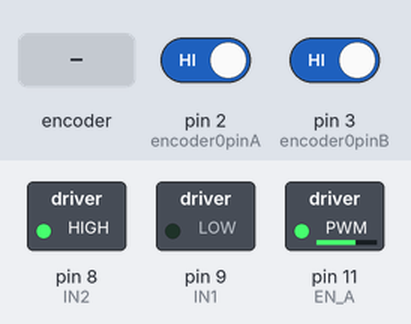
The sketch below on a simulated Arduino Uno, built with avr-gcc and run on an emulated ATmega328P. On the bench: switched loads named in the sketch (green lamp = pin HIGH). The inputs (shaded band) are chosen by the test bench; at power-on: pin 2 (encoder0pinA) HIGH, pin 3 (encoder0pinB) HIGH. What the sketch prints to the serial monitor is not drawn.

Above: at 1.2 s.
1.3 s: rotary encoder on pin 2 (encoder0pinA) / pin 3 (encoder0pinB) turned 3 steps (first pin leading)
Timing chart, 0 to 4.3 s (numbered marks = the images above; inputs shaded):
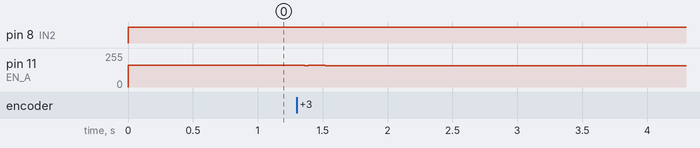

Measured:
- after the input at 1.3 s, pin 11 (EN_A): 165/255 → 159/255 after 0.22 s

The sketch:

Distance_Controller.ino
```cpp
double Kp = 0.6, Ki = 0, Kd = 1;
double error_sum, d_error, last_error;
double error, target_dis = 10, curr_dis;
double motor_val;
const double PPR = 224.4;
const double WHEEL_DIA = 0.11; //outer diameter of the wheel is 110 mm
int pulse_count = 0;
boolean Direction;
const byte encoder0pinA = 2;//A pin -> the interrupt pin 0
const byte encoder0pinB = 3;//B pin -> the digital pin 3
byte encoder0PinALast;
int EN_A = 11;      //Enable pin for first motor
int IN1 = 9;       //control pin for first motor
int IN2 = 8;       //control pin for first motor

void setup() {
      Serial.begin (9600); //Starting the serial communication at 9600 baud rate
      //Initializing the motor pins as output
      pinMode(EN_A, OUTPUT);
      pinMode(IN1, OUTPUT);
      pinMode(IN2, OUTPUT);
      EncoderInit();//Initialize the module
}

void loop() {
  Serial.print("  Distance:");
  Serial.println(curr_dis);
  Serial.print("  ");
  Serial.print(motor_val);
  curr_dis = get_distance(pulse_count);
  error = target_dis - curr_dis;
  error_sum += error;
  d_error = error - last_error; //d_error = (error-last_error)/loop_time;  dont have to consider time. change kd


  motor_val = Kp*error + Ki*error_sum + Kd*d_error;

  if (motor_val >= 0)
  {
    digitalWrite(IN1, LOW);
    digitalWrite(IN2, HIGH);
    motor_val = map(motor_val, -20, 20, 0, 255);
    analogWrite(EN_A, motor_val);
  }
  else
  {
    digitalWrite(IN1, HIGH);
    digitalWrite(IN2, LOW);
    motor_val = map(motor_val, -20, 20, 0, 255);
    analogWrite(EN_A, motor_val);
  }

  if (abs(error) < 0.1)
  {
    analogWrite(EN_A, LOW);
  }

  last_error = error;
}

void EncoderInit()
{
  Direction = true;//default -> Forward
  pinMode(encoder0pinB,INPUT);
  attachInterrupt(0, encoder_count, CHANGE);
}

void encoder_count()
{
  int Lstate = digitalRead(encoder0pinA);
  if((encoder0PinALast == LOW) && Lstate==HIGH)
  {
    int val = digitalRead(encoder0pinB);
    if(val == LOW && Direction)
    {
      Direction = false; //Reverse
    }
    else if(val == HIGH && !Direction)
    {
      Direction = true;  //Forward
    }
  }
  encoder0PinALast = Lstate;

  if(!Direction)  pulse_count++;
  else  pulse_count--;
}

double get_distance(int pulse_count)
{
  double distance = double (pulse_count/PPR)*(M_PI*WHEEL_DIA);
  return distance;
}

double get_speed(double time_elapsed)
{
  return double (get_distance(pulse_count)/time_elapsed);
}
```
